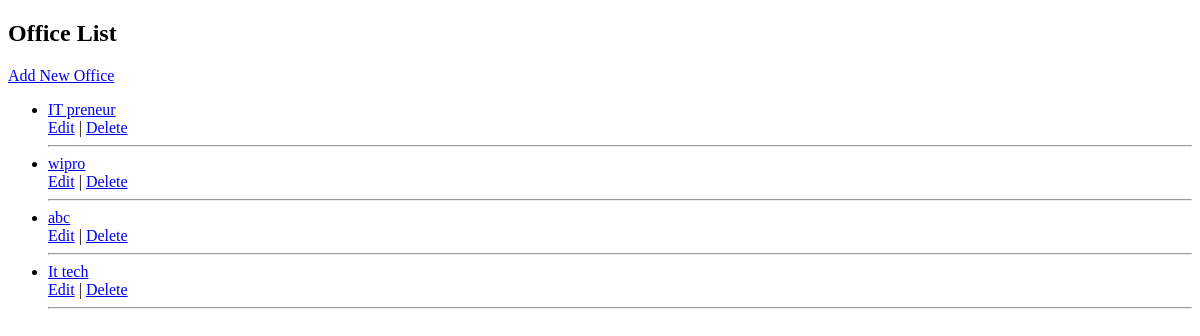
Before: / with the older database file.
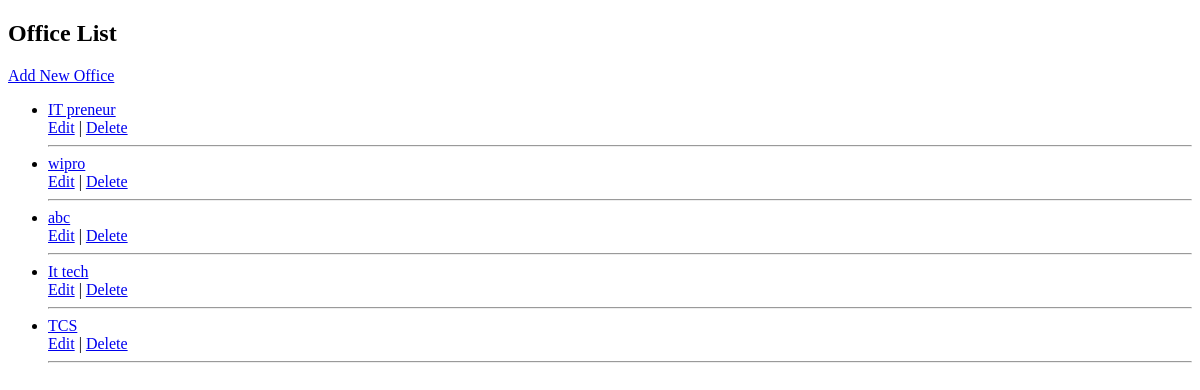
After: the same page with the newer database file.
### emp/models.py (models this page shows, shortened)
class Office(models.Model):
    name = models.CharField(max_length=255)
    location = models.CharField(max_length=255)
    employees_count = models.PositiveIntegerField()
    created_at = models.DateTimeField(auto_now_add=True)

### emp/views.py (the view)
# urls.py: path('', views.office_list, name='office_list'),
def office_list(request):
    offices = Office.objects.all()
    return render(request, 'emp/office_list.html', {'offices': offices})

### emp/templates/emp/office_list.html (shortened to what this page needs)
<!DOCTYPE html>
<html lang="en">
<head>
</head>
<body>
    <h2>Office List</h2>
<a href="{% url 'add_office' %}">Add New Office</a>
<ul>
  {% for office in offices %}
    <li>
      <a href="{% url 'office_detail' office.pk %}">{{ office.name }}</a> <br>
      <a href="{% url 'edit_office' office.pk %}">Edit</a> |
      <a href="{% url 'delete_office' office.pk %}">Delete</a>
      <hr>
    </li>
  {% endfor %}
</ul>
</body>
</html>

Changed rows visible on the page:
added Office: name "TCS"
